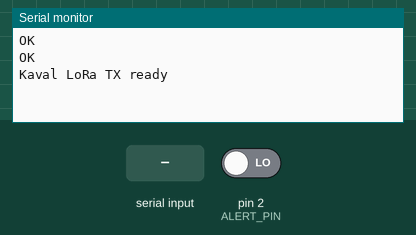
Recording of a sketch running on a simulated Arduino Uno, built for the host (arithmetic inside an expression is 32-bit, double 64-bit). On the bench: the last lines printed to the serial monitor. Inputs (shaded band) come from the test bench; at power-on: pin 2 (ALERT_PIN) LOW. The modem accepts every AT command (registered, SIM ready, sends succeed) and sends nothing else.

Above: at 3.2 s.
3.3 s: pin 2 (ALERT_PIN) driven HIGH
At 3.51 s:
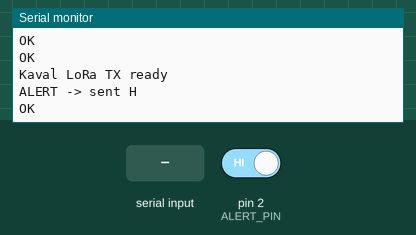
5.0 s: "1" received over the second serial link
6.6 s: "0" received over the second serial link
At 6.81 s:
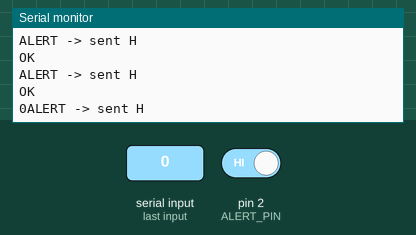

The sketch:

lora-transmitter.ino
```cpp
// Kaval LoRa transmitter — Seeed XIAO + RYLR998 (camera node, post KDN-01)
// Reads the alert pin and sends 'H' over LoRa while it is HIGH.
// Same RYLR998 setup Madhav has used before: 115200 baud, address 0, network 10.

#include <SoftwareSerial.h>

#define LORA_RX_PIN 9     // XIAO pin wired to RYLR998 TX
#define LORA_TX_PIN 10    // XIAO pin wired to RYLR998 RX
#define ALERT_PIN   2     // HIGH while the camera node reports an alert

SoftwareSerial loraSerial(LORA_RX_PIN, LORA_TX_PIN);

const int LORA_ADDRESS    = 0;
const int LORA_NETWORK_ID = 10;
const unsigned long SEND_EVERY_MS = 250;

unsigned long lastSend = 0;

void sendAT(const String &cmd) {
  loraSerial.print(cmd);
  loraSerial.print("\r\n");
  delay(500);
  while (loraSerial.available()) Serial.write(loraSerial.read());
}

void setup() {
  Serial.begin(115200);
  loraSerial.begin(115200);
  pinMode(ALERT_PIN, INPUT_PULLDOWN);
  delay(1000);
  sendAT("AT+ADDRESS=" + String(LORA_ADDRESS));
  sendAT("AT+NETWORKID=" + String(LORA_NETWORK_ID));
  Serial.println("Kaval LoRa TX ready");
}

void loop() {
  if (digitalRead(ALERT_PIN) == HIGH && millis() - lastSend >= SEND_EVERY_MS) {
    lastSend = millis();
    loraSerial.print("AT+SEND=");
    loraSerial.print(LORA_ADDRESS);
    loraSerial.print(",1,H\r\n");
    Serial.println("ALERT -> sent H");
    delay(50);
    while (loraSerial.available()) Serial.write(loraSerial.read());
  }
  delay(20);
}
```

Measured:
- after the input at 3.3 s, the serial monitor: prints a new line at once (image 1)
- after the input at 6.6 s, the serial monitor: prints a new line at once (image 2)
